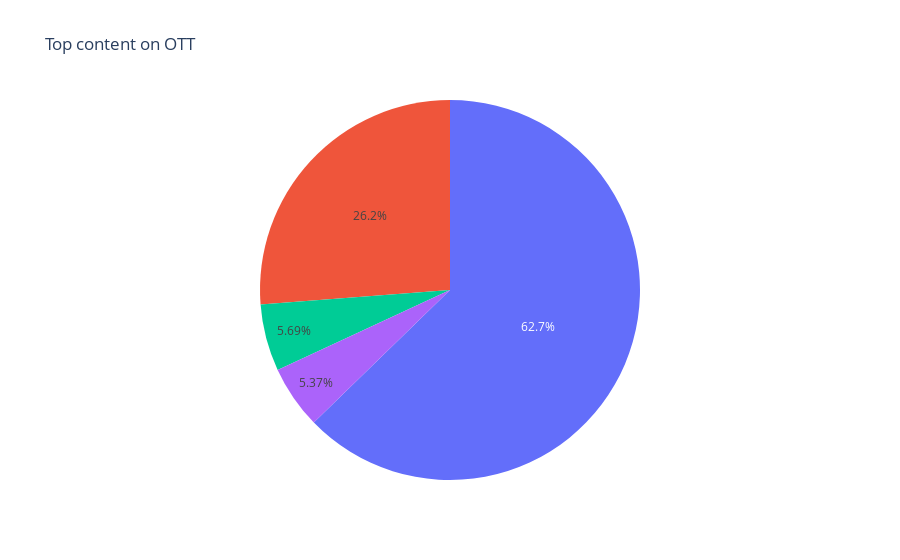

The code cell stored with this chart in its notebook:
### Code cell
fig=px.pie(labels=indexes, values=values,title='Top content on OTT',hover_name=indexes)
fig.show()

### Figure 1 — Plotly figure (JSON) as saved in the notebook; plotly's stock layout.template omitted (floating-point values rounded to 4 significant figures)
{"data": [{"domain": {"x": [0, 1], "y": [0, 1]}, "hovertemplate": "<b>%{hovertext}</b><br><br>value=%{value}<extra></extra>", "hovertext": ["Netflix", "Hulu", "Disney", "Amazon Prime"], "legendgroup": "", "name": "", "showlegend": false, "type": "pie", "values": [166, 34, 36, 397]}], "layout": {"legend": {"tracegroupgap": 0}, "title": {"text": "Top content on OTT"}}}
